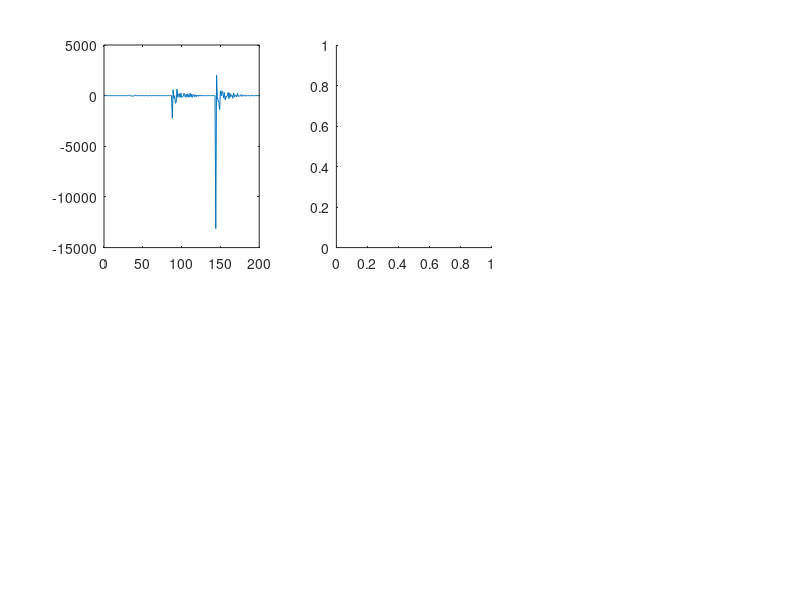

Source code (MATLAB): (Note: this script raises an error after producing the figure.)
% Read csv
data = csvread('data.csv');

% Plot
figure;
for index = 1:6
    subplot(2, 3, index);
    plot(data(index, :))
end